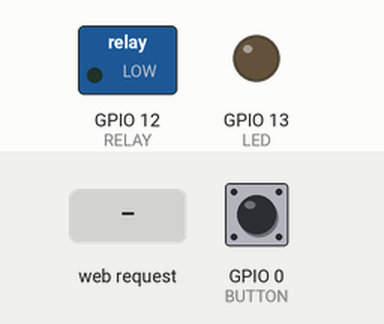
A program run on a simulated ESP8266 (NodeMCU). Parts: switched loads named in the program (green lamp = pin HIGH), output pins drawn as LEDs (lit = HIGH). The test bench sets the inputs (shaded band); at power-on: GPIO 0 (BUTTON) HIGH. WiFi joins after 1.5 s; servers stay silent unless stated; what the program prints to the serial monitor is not drawn.

Above: at 2.7 s.
2.8 s: GPIO 0 (BUTTON) pulled LOW for 0.15 s
At 3.3 s:
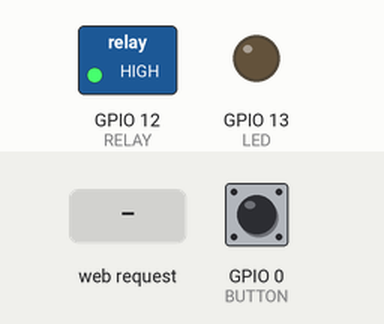
4.4 s: HTTP request GET /led/off received
5.9 s: HTTP request GET /relay/off received
At 7.1 s:
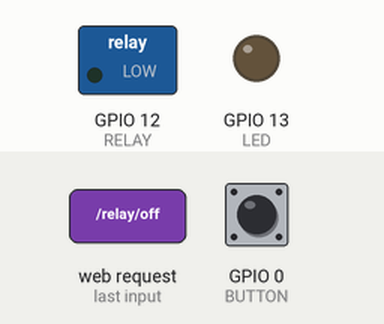
7.4 s: HTTP request GET /relay/on received
At 8.5 s:
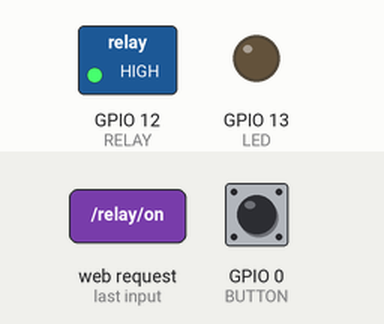
Timing chart, 0 to 9.9 s (numbered marks = the images above; inputs shaded):
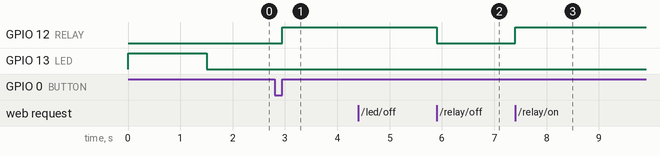

Measured:
- after the input at 2.8 s, GPIO 12 (RELAY): LOW → HIGH after 0.15 s
- after the input at 5.9 s, GPIO 12 (RELAY): HIGH → LOW at once
- after the input at 7.4 s, GPIO 12 (RELAY): LOW → HIGH at once

The program:

main.cpp
```cpp
#include <Arduino.h>
#include <WiFiManager.h>
#include <ESP8266mDNS.h>
#include <ArduinoOTA.h>
#include <ESP8266WebServer.h>
#include <JC_Button.h>

#define BUTTON 0
#define RELAY 12
#define LED 13

char host[11];
WiFiManager wiFiManager;
ESP8266WebServer server(80);
Button button = Button(BUTTON, 25, true, true);

void setupOTA() {
    ArduinoOTA.setHostname(host);
    ArduinoOTA.onStart([]() {
        Serial.println("Start OTA update");
    });
    ArduinoOTA.onEnd([]() {
        Serial.println("\nEnd");
    });
    ArduinoOTA.onProgress([](unsigned int progress, unsigned int total) {
        Serial.printf("Progress: %u%%\r", (progress / (total / 100)));
    });
    ArduinoOTA.onError([](ota_error_t error) {
        Serial.printf("Error[%u]: ", error);
        if (error == OTA_AUTH_ERROR) Serial.println("Auth Failed");
        else if (error == OTA_BEGIN_ERROR) Serial.println("Begin Failed");
        else if (error == OTA_CONNECT_ERROR) Serial.println("Connect Failed");
        else if (error == OTA_RECEIVE_ERROR) Serial.println("Receive Failed");
        else if (error == OTA_END_ERROR) Serial.println("End Failed");
    });
    ArduinoOTA.begin();
}


void setup() {
    Serial.begin(115200);
    sprintf(host, "esp_%06x", ESP.getChipId());

    pinMode(RELAY, OUTPUT);
    digitalWrite(RELAY, LOW);

    pinMode(LED, OUTPUT);
    digitalWrite(LED, HIGH);

    // if we have been configured, dont bother starting a config portal, we could be coming back from a power outage and wifi isn't there yet
    if (WiFi.SSID() == "") {
        Serial.println("no config, start portal for 60s");
        if (wiFiManager.autoConnect(host)) {
            Serial.println("connect");
        } else {
            Serial.println("no connect");
            for (int i = 0; i < 5; i++) {
                digitalWrite(LED, LOW);
                delay(200);
                digitalWrite(LED, HIGH);
                delay(200);
            }
        }
    }

    setupOTA();

    if (MDNS.begin(host)) {
        Serial.println("MDNS responder started");
    }

    server.on("/", []() {
        char body[200];
        sprintf(body, "%s\nLED: %s\nRELAY: %s\n",
                host,
                !digitalRead(LED) ? "on" : "off",
                digitalRead(RELAY) ? "on" : "off");

        server.send(200, "text/plain", body);
    });

    server.on("/relay/on", []() {
        digitalWrite(RELAY, HIGH);
        server.send(200, "text/plain", "ok");
    });

    server.on("/relay/off", []() {
        digitalWrite(RELAY, LOW);
        server.send(200, "text/plain", "ok");
    });

    server.on("/led/on", []() {
        digitalWrite(LED, LOW);
        server.send(200, "text/plain", "ok");
    });

    server.on("/led/off", []() {
        digitalWrite(LED, HIGH);
        server.send(200, "text/plain", "ok");
    });

    server.begin();

    Serial.print("ID    -> ");
    Serial.println(host);
}

void loop() {
    digitalWrite(LED, WiFi.status() != WL_CONNECTED);
    ArduinoOTA.handle();
    server.handleClient();

    button.read();
    if (button.wasReleased()) {
        digitalWrite(RELAY, static_cast<uint8_t>(!digitalRead(RELAY)));
    }
    if (button.pressedFor(5000)) {
        for (int i = 0; i < 5; i++) {
            digitalWrite(LED, HIGH);
            delay(200);
            digitalWrite(LED, LOW);
            delay(200);
        }
        wiFiManager.resetSettings();
        delay(300);
        ESP.reset();
        delay(300);
        ESP.restart();
        delay(300);
    }
}
```
